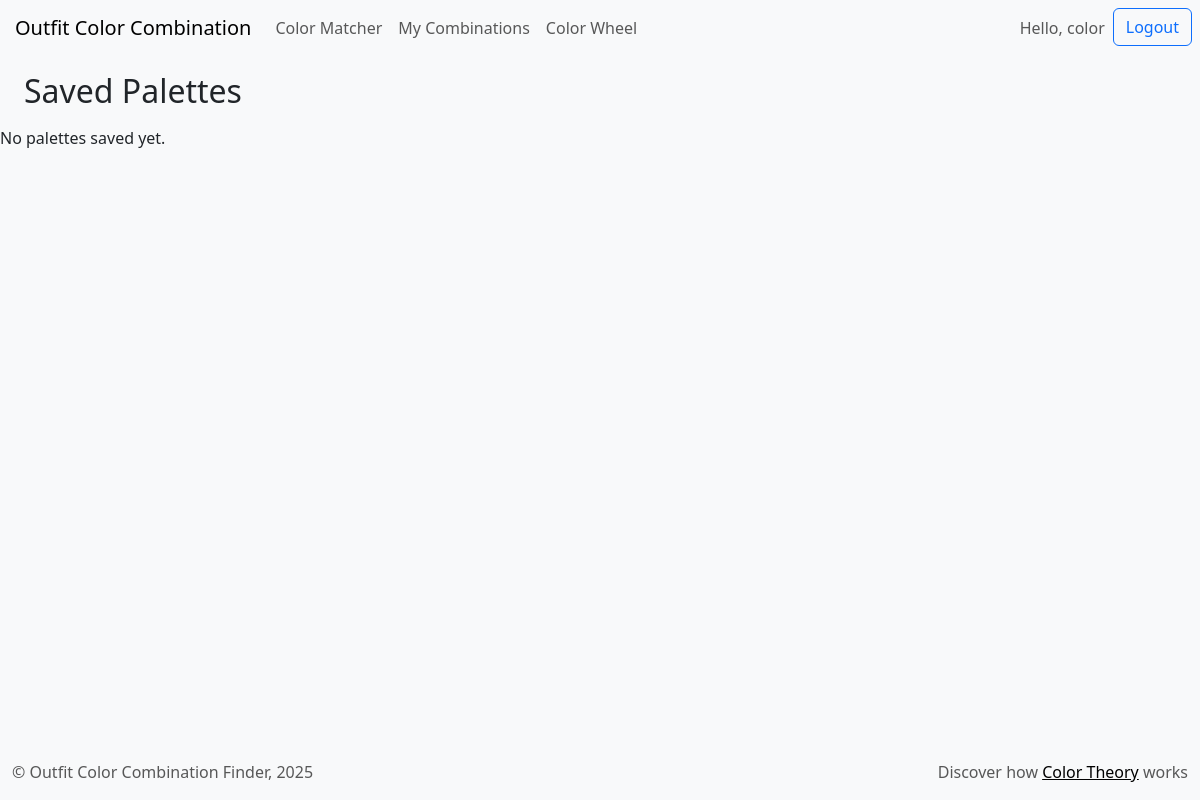
/combos (signed in), run on an earlier commit of the app's database.
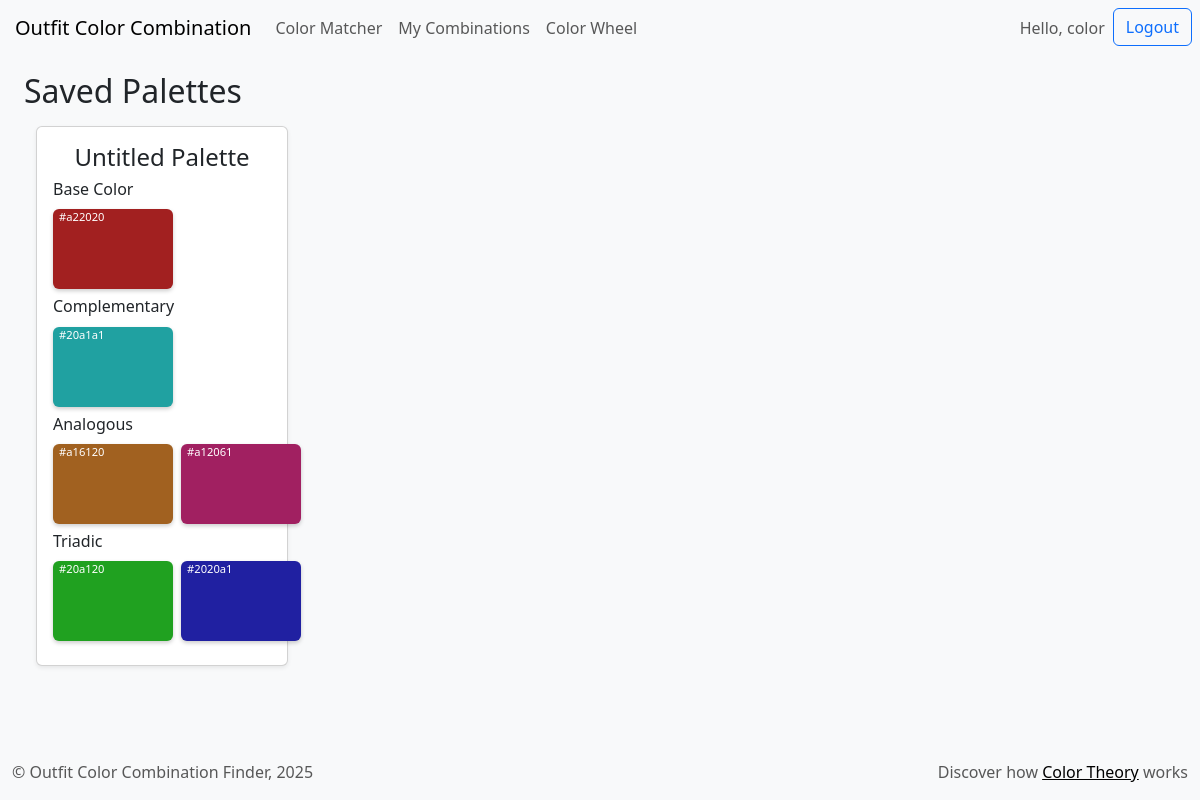
And on a later commit of the database.
### tables this page shows
CREATE TABLE combos (
    id INTEGER PRIMARY KEY AUTOINCREMENT,
    user_id INTEGER NOT NULL,
    base_color TEXT NOT NULL, 
    complementary TEXT NOT NULL,
    analogous TEXT NOT NULL,
    triadic TEXT NOT NULL,
    timestamp TIMESTAMP DEFAULT CURRENT_TIMESTAMP, name TEXT,
    FOREIGN KEY (user_id) REFERENCES users(id)
);

### app.py (the view, shortened to what this page needs)
@app.route("/combos", methods=["GET", "POST"])
@login_required
def combos():
    user_id = session["user_id"]
    if request.method == "GET":
        palettes = db.execute("SELECT * FROM combos WHERE user_id = ?", user_id)
        return render_template("saved.html", palettes=palettes)

### app.py (called while the page is built)
def login_required(f):
    @wraps(f)
    def decorated_function(*args, **kwargs):
        if session.get("user_id") is None:
            return redirect("/login")
        else:
            return f(*args, **kwargs)
    return decorated_function

### templates/saved.html (shortened to what this page needs)
{% extends "layout.html" %}
{% block body %}
     <div>
        <h2 class="ms-4 my-3">Saved Palettes</h2>
    </div>
    {% if palettes|length == 0 %}
        <p>No palettes saved yet.</p>
    {% else %}
        <div class="row">
            {% for palette in palettes %}
            <div class="col-md-6 col-lg-3">
                <div class="card mb-3 shadow-sm ms-4">
                    <div class="card-body">
                        <h4 class="card-title text-center mb-2">{{ palette.name }}</h4>
                        <div class="d-flex flex-column align-items-start mb-2">
                            <h6>Base Color</h6>
                            <div class="d-flex align-items-center gap-2">
                                <div class="box" style="background-color: {{ palette.base_color }};">
                                    <span>{{ palette.base_color }}</span>
                                </div>
                            </div>
                        </div>
                        <div class="d-flex flex-column align-items-start mb-2">
                            <h6>Complementary</h6>
                            <div class="d-flex align-items-center gap-2">
                                <div class="box" style="background-color: {{ palette.complementary[2:-2] }};">
                                    <span>{{ palette.complementary[2:-2] }}</span>
                                </div>
                            </div>
                        </div>
                        <div class="d-flex flex-column align-items-start mb-2">
                            <h6>Analogous</h6>
                            <div class="d-flex align-items-center gap-2">
                                <div class="box" style="background-color: {{ palette.analogous[2:9] }};">
                                    <span>{{ palette.analogous[2:9] }}</span>
                                </div>
                                <div class="box" style="background-color: {{ palette.analogous[13:-2] }};">
                                    <span>{{ palette.analogous[13:-2] }}</span>
                                </div>
                            </div>
                        </div>
                        <div class="d-flex flex-column align-items-start mb-2">
                            <h6>Triadic</h6>
                            <div class="d-flex align-items-center gap-2">
                                <div class="box" style="background-color: {{ palette.triadic[2:9] }};">
                                    <span>{{ palette.triadic[2:9] }}</span>
                                </div>
                                <div class="box" style="background-color: {{ palette.triadic[13:-2] }};">
                                    <span>{{ palette.triadic[13:-2] }}</span>
                                </div>
                            </div>
                        </div>
                    </div>
                </div>
            </div>
            {% endfor %}
        </div>
    {% endif %}
{% endblock %}

What changed in the data, as far as the page shows it:
added combos: name "Untitled Palette", base_color "#a22020", complementary "#20a1a1", analogous "#a16120", analogous "#a12061", triadic "#20a120", triadic "#2020a1"
Also different on the page:
text no longer shown: "No palettes saved yet."
